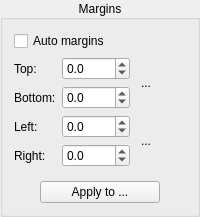
    <widget class="CollapsibleGroupBox" name="marginsGroup">
     <property name="title">
      <string>Margins</string>
     </property>
     <property name="alignment">
      <set>Qt::AlignCenter</set>
     </property>
     <layout class="QVBoxLayout" name="verticalLayout">
      <item>
       <layout class="QHBoxLayout" name="horizontalLayout">
        <item>
         <widget class="QCheckBox" name="autoMargins">
          <property name="text">
           <string>Auto margins</string>
          </property>
          <property name="checked">
           <bool>false</bool>
          </property>
         </widget>
        </item>
        <item>
         <spacer name="horizontalSpacer_2">
          <property name="orientation">
           <enum>Qt::Horizontal</enum>
          </property>
          <property name="sizeHint" stdset="0">
           <size>
            <width>1</width>
            <height>1</height>
           </size>
          </property>
         </spacer>
        </item>
       </layout>
      </item>
      <item>
       <layout class="QHBoxLayout" name="horizontalLayout_2">
        <item>
         <layout class="QGridLayout" name="gridLayout">
          <item row="0" column="2" rowspan="2">
           <widget class="QToolButton" name="topBottomLink">
            <property name="minimumSize">
             <size>
              <width>20</width>
              <height>36</height>
             </size>
            </property>
            <property name="maximumSize">
             <size>
              <width>20</width>
              <height>36</height>
             </size>
            </property>
            <property name="styleSheet">
             <string notr="true">QToolButton:!hover {
  padding: 0;
  border: none;
  background-color: transparent;
}

QToolButton:hover {
  padding: 0;
  border: 1px solid palette(highlight);
  background-color: palette(base);
}

QToolButton:pressed {
  padding: 0;
  border: 1px solid palette(highlight);
  background-color: palette(alternative-base);
}</string>
            </property>
            <property name="text">
             <string>...</string>
            </property>
            <property name="icon">
             <iconset resource="../../../resources/resources.qrc">
              <normaloff>:/icons/stock-vchain.svg</normaloff>:/icons/stock-vchain.svg</iconset>
            </property>
            <property name="iconSize">
             <size>
              <width>18</width>
              <height>24</height>
             </size>
            </property>
           </widget>
          </item>
          <item row="0" column="0">
           <widget class="QLabel" name="label">
            <property name="text">
             <string>Top:</string>
            </property>
           </widget>
          </item>
          <item row="3" column="0">
           <widget class="QLabel" name="label_4">
            <property name="text">
             <string>Right:</string>
            </property>
           </widget>
          </item>
          <item row="2" column="0">
           <widget class="QLabel" name="label_3">
            <property name="text">
             <string>Left:</string>
            </property>
           </widget>
          </item>
          <item row="2" column="2" rowspan="2">
           <widget class="QToolButton" name="leftRightLink">
            <property name="minimumSize">
             <size>
              <width>20</width>
              <height>36</height>
             </size>
            </property>
            <property name="maximumSize">
             <size>
              <width>20</width>
              <height>36</height>
             </size>
            </property>
            <property name="styleSheet">
             <string notr="true">QToolButton:!hover {
  padding: 0;
  border: none;
  background-color: transparent;
}

QToolButton:hover {
  padding: 0;
  border: 1px solid palette(highlight);
  background-color: palette(base);
}

QToolButton:pressed {
  padding: 0;
  border: 1px solid palette(highlight);
  background-color: palette(alternative-base);
}</string>
            </property>
            <property name="text">
             <string>...</string>
            </property>
            <property name="icon">
             <iconset resource="../../../resources/resources.qrc">
              <normaloff>:/icons/stock-vchain.svg</normaloff>:/icons/stock-vchain.svg</iconset>
            </property>
            <property name="iconSize">
             <size>
              <width>18</width>
              <height>24</height>
             </size>
            </property>
            <property name="checked">
             <bool>false</bool>
            </property>
           </widget>
          </item>
          <item row="0" column="1">
           <widget class="QDoubleSpinBox" name="topMarginSpinBox">
            <property name="decimals">
             <number>1</number>
            </property>
            <property name="minimum">
             <double>-9999.000000000000000</double>
            </property>
            <property name="maximum">
             <double>9999.000000000000000</double>
            </property>
           </widget>
          </item>
          <item row="1" column="1">
           <widget class="QDoubleSpinBox" name="bottomMarginSpinBox">
            <property name="decimals">
             <number>1</number>
            </property>
            <property name="minimum">
             <double>-9999.000000000000000</double>
            </property>
            <property name="maximum">
             <double>9999.000000000000000</double>
            </property>
           </widget>
          </item>
          <item row="2" column="1">
           <widget class="QDoubleSpinBox" name="leftMarginSpinBox">
            <property name="decimals">
             <number>1</number>
            </property>
            <property name="minimum">
             <double>-9999.000000000000000</double>
            </property>
            <property name="maximum">
             <double>9999.000000000000000</double>
            </property>
           </widget>
          </item>
          <item row="1" column="0">
           <widget class="QLabel" name="label_2">
            <property name="text">
             <string>Bottom:</string>
            </property>
           </widget>
          </item>
          <item row="3" column="1">
           <widget class="QDoubleSpinBox" name="rightMarginSpinBox">
            <property name="decimals">
             <number>1</number>
            </property>
            <property name="minimum">
             <double>-9999.000000000000000</double>
            </property>
            <property name="maximum">
             <double>9999.000000000000000</double>
            </property>
           </widget>
          </item>
         </layout>
        </item>
        <item>
         <spacer name="horizontalSpacer">
          <property name="orientation">
           <enum>Qt::Horizontal</enum>
          </property>
          <property name="sizeHint" stdset="0">
           <size>
            <width>1</width>
            <height>1</height>
           </size>
          </property>
         </spacer>
        </item>
       </layout>
      </item>
      <item>
       <layout class="QHBoxLayout" name="horizontalLayout_5">
        <property name="topMargin">
         <number>8</number>
        </property>
        <item>
         <spacer name="horizontalSpacer_9">
          <property name="orientation">
           <enum>Qt::Horizontal</enum>
          </property>
          <property name="sizeHint" stdset="0">
           <size>
            <width>1</width>
            <height>1</height>
           </size>
          </property>
         </spacer>
        </item>
        <item>
         <widget class="QPushButton" name="applyMarginsBtn">
          <property name="minimumSize">
           <size>
            <width>120</width>
            <height>0</height>
           </size>
          </property>
          <property name="toolTip">
           <string>Applies the margins of this page to other pages.</string>
          </property>
          <property name="text">
           <string>Apply to ...</string>
          </property>
         </widget>
        </item>
        <item>
         <spacer name="horizontalSpacer_10">
          <property name="orientation">
           <enum>Qt::Horizontal</enum>
          </property>
          <property name="sizeHint" stdset="0">
           <size>
            <width>1</width>
            <height>1</height>
           </size>
          </property>
         </spacer>
        </item>
       </layout>
      </item>
     </layout>
    </widget>
